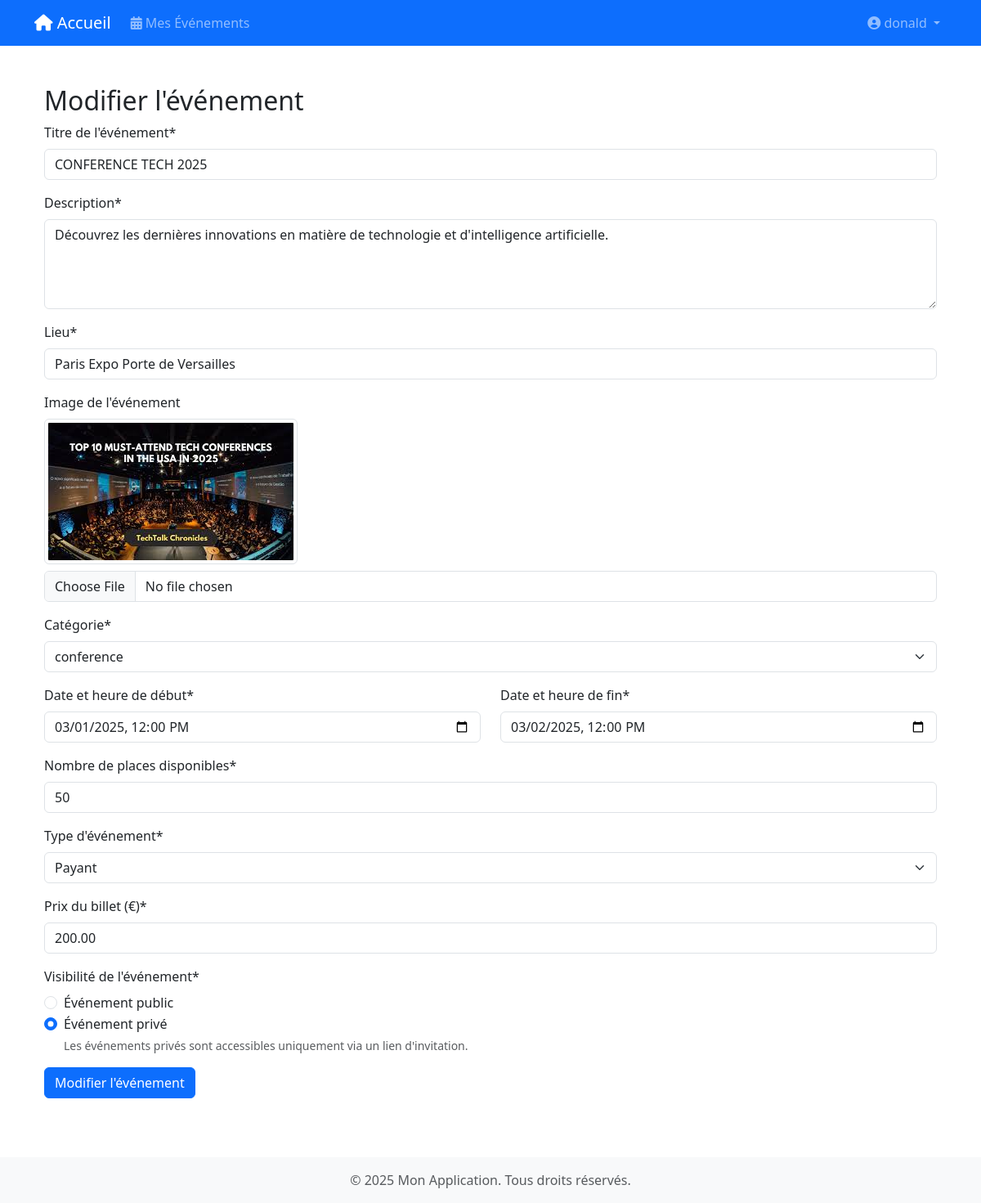
Screenshot of /events/2/edit/ (signed in) with the database file from the repository.
### authentification/models.py (models this page shows, shortened)
class User(AbstractUser):
    class Role(models.TextChoices):
        ORGANIZER = 'ORGANIZER', 'Organisateur'
        PARTICIPANT = 'PARTICIPANT', 'Participant'
    role = models.CharField(
        max_length=50,
        choices=Role.choices,
        default=Role.PARTICIPANT,
    )
    def is_organizer(self):
        return self.role == self.Role.ORGANIZER
    def is_participant(self):
        return self.role == self.Role.PARTICIPANT

### events/models.py (models this page shows, shortened)
class Event(models.Model):
    class EventType(models.TextChoices):
        FREE = 'FREE', 'Gratuit'
        PAID = 'PAID', 'Payant'
    title = models.CharField(max_length=200, verbose_name="Titre")
    description = models.TextField(verbose_name="Description")
    image = models.ImageField(upload_to='event_images/', null=True, blank=True, verbose_name="Image")
    location = models.CharField(max_length=200, verbose_name="Lieu")
    start_date = models.DateTimeField(verbose_name="Date de début")
    end_date = models.DateTimeField(verbose_name="Date de fin")
    available_seats = models.PositiveIntegerField(
        validators=[MinValueValidator(1)],
        verbose_name="Places disponibles"
    )
    event_type = models.CharField(
        max_length=4,
        choices=EventType.choices,
        default=EventType.FREE,
        verbose_name="Type d'événement"
    )
    ticket_price = models.DecimalField(
        max_digits=10,
        decimal_places=2,
        default=Decimal('0.00'),
        validators=[MinValueValidator(Decimal('0.00'))],
        verbose_name="Prix du billet"
    )
    organizer = models.ForeignKey(
        User,
        on_delete=models.CASCADE,
        related_name='organized_events',
        verbose_name="Organisateur"
    )
    category = models.ForeignKey(
        Category,
        on_delete=models.CASCADE,
        related_name='events'
    )
    is_public = models.BooleanField(default=True, verbose_name="Événement public")
    invitation_link = models.UUIDField(default=uuid.uuid4, editable=False, unique=True)
    created_at = models.DateTimeField(auto_now_add=True)
    updated_at = models.DateTimeField(auto_now=True)
    is_private = models.BooleanField(default=False, verbose_name="Événement privé")
    class Meta:
        ordering = ['-start_date']
        verbose_name = "Événement"
        verbose_name_plural = "Événements"

class Category(models.Model):
    name = models.CharField(max_length=100)

### events/views.py (the view, shortened to what this page needs)
# urls.py: path('<int:event_id>/edit/', views.edit_event, name='edit_event'),
@login_required
def edit_event(request, event_id):
    event = get_object_or_404(Event, id=event_id, organizer=request.user)
    categories = Category.objects.all()
    return render(request, 'events/edit_event.html', {
        'event': event,
        'categories': categories
    })

### events/templates/events/edit_event.html (shortened to what this page needs)
{% extends 'authentification/base.html' %}
{% block content %}
<div class="container py-4">
    <h2>Modifier l'événement</h2>
    <form method="post" enctype="multipart/form-data">
        <div class="mb-3">
            <label for="title" class="form-label">Titre de l'événement*</label>
            <input type="text" class="form-control" id="title" name="title" value="{{ event.title }}" required>
        </div>
        <div class="mb-3">
            <label for="description" class="form-label">Description*</label>
            <textarea class="form-control" id="description" name="description" rows="4" required>{{ event.description }}</textarea>
        </div>
        <div class="mb-3">
            <label for="location" class="form-label">Lieu*</label>
            <input type="text" class="form-control" id="location" name="location" value="{{ event.location }}" required>
        </div>
        <div class="mb-3">
            <label for="image" class="form-label">Image de l'événement</label>
            {% if event.image %}
            <div class="mb-2">
                <img src="{{ event.image.url }}" alt="Image actuelle" class="img-thumbnail" style="max-height: 200px;">
            </div>
            {% endif %}
            <input type="file" class="form-control" id="image" name="image" accept="image/*">
        </div>
        <div class="mb-3">
            <label for="category" class="form-label">Catégorie*</label>
            <select class="form-select" id="category" name="category" required>
                {% for category in categories %}
                    <option value="{{ category.id }}" {% if category.id == event.category.id %}selected{% endif %}>{{ category.name }}</option>
                {% endfor %}
            </select>
        </div>
        <div class="row">
            <div class="col-md-6 mb-3">
                <label for="start_date" class="form-label">Date et heure de début*</label>
                <input type="datetime-local" class="form-control" id="start_date" name="start_date" value="{{ event.start_date|date:"Y-m-d\TH:i" }}" required>
            </div>
            <div class="col-md-6 mb-3">
                <label for="end_date" class="form-label">Date et heure de fin*</label>
                <input type="datetime-local" class="form-control" id="end_date" name="end_date" value="{{ event.end_date|date:"Y-m-d\TH:i" }}" required>
            </div>
        </div>
        <div class="mb-3">
            <label for="available_seats" class="form-label">Nombre de places disponibles*</label>
            <input type="number" class="form-control" id="available_seats" name="available_seats" value="{{ event.available_seats }}" min="1" required>
        </div>
        <div class="mb-3">
            <label for="event_type" class="form-label">Type d'événement*</label>
            <select class="form-select" id="event_type" name="event_type" required>
                <option value="PAID" {% if event.event_type == 'PAID' %}selected{% endif %}>Payant</option>
            </select>
        </div>
        <div class="mb-3">
            <label for="ticket_price" class="form-label">Prix du billet (€)*</label>
            <input type="number" class="form-control" id="ticket_price" name="ticket_price" value="{{ event.ticket_price }}" min="0" step="0.01" required>
        </div>
        <div class="mb-3">
            <label class="form-label">Visibilité de l'événement*</label>
            <div class="form-check">
                <input type="radio" class="form-check-input" id="is_public" name="visibility" value="public" {% if not event.is_private %}checked{% endif %}>
                <label class="form-check-label" for="is_public">Événement public</label>
            </div>
            <div class="form-check">
                <input type="radio" class="form-check-input" id="is_private" name="visibility" value="private" {% if event.is_private %}checked{% endif %}>
                <label class="form-check-label" for="is_private">Événement privé</label>
                <small class="form-text text-muted d-block">
                    Les événements privés sont accessibles uniquement via un lien d'invitation.
                </small>
            </div>
        </div>
        <button type="submit" class="btn btn-primary">Modifier l'événement</button>
    </form>
</div>
{% endblock %}

### templates/authentification/base.html (shortened to what this page needs)
<!DOCTYPE html>
<html lang="fr">
<head>
    <link href="https://cdn.jsdelivr.net/npm/bootstrap@5.3.0/dist/css/bootstrap.min.css" rel="stylesheet">
    <link href="https://cdnjs.cloudflare.com/ajax/libs/font-awesome/6.0.0/css/all.min.css" rel="stylesheet">
</head>
<body>
    <nav class="navbar navbar-expand-lg navbar-dark bg-primary">
        <div class="container">
            <a class="navbar-brand" href="{% url 'home' %}">
                <i class="fas fa-home"></i> Accueil
            </a>
            <div class="collapse navbar-collapse" id="navbarNav">
                <ul class="navbar-nav me-auto">
                    {% if user.is_authenticated %}
                        {% if user.is_organizer %}
                        <li class="nav-item">
                            <a class="nav-link" href="{% url 'events:event_list' %}">
                                <i class="fas fa-calendar-alt"></i> Mes Événements
                            </a>
                        </li>
                        {% endif %}
                    {% endif %}
                </ul>
                <ul class="navbar-nav">
                    {% if user.is_authenticated %}
                        <li class="nav-item dropdown">
                            <a class="nav-link dropdown-toggle" href="#" id="navbarDropdown" role="button" data-bs-toggle="dropdown">
                                <i class="fas fa-user-circle"></i> {{ user.username }}
                            </a>
                        </li>
                    {% endif %}
                </ul>
            </div>
        </div>
    </nav>
    <main class="container mt-4">
        {% block content %}{% endblock %}
    </main>
    <footer class="footer mt-5 py-3 bg-light">
        <div class="container text-center">
            <span class="text-muted">© {% now "Y" %} Mon Application. Tous droits réservés.</span>
        </div>
    </footer>
</body>
</html>

### rows the page displays
User: username "donald"
Event: title "CONFERENCE TECH 2025", description "Découvrez les dernières innovations en matière de technologie et d'intelligence artificielle.", location "Paris Expo Porte de Versailles", image (picture), category "conference", start_date "03/01/2025 12:00", end_date "03/02/2025 12:00", available_seats "50", event_type "Payant", ticket_price "200.00", is_private "☐ Événement public", is_private "☑ Événement privé"
